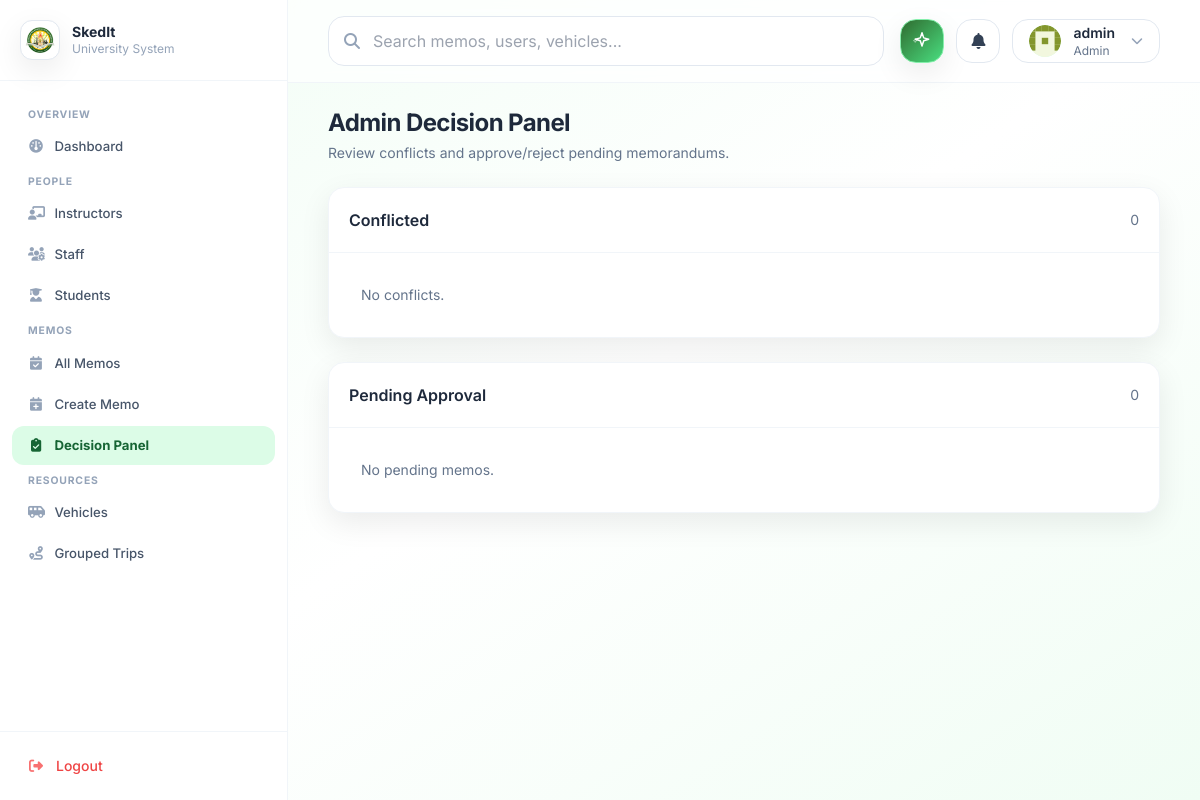
/decisions/ (signed in), run on an earlier commit of the app's database.
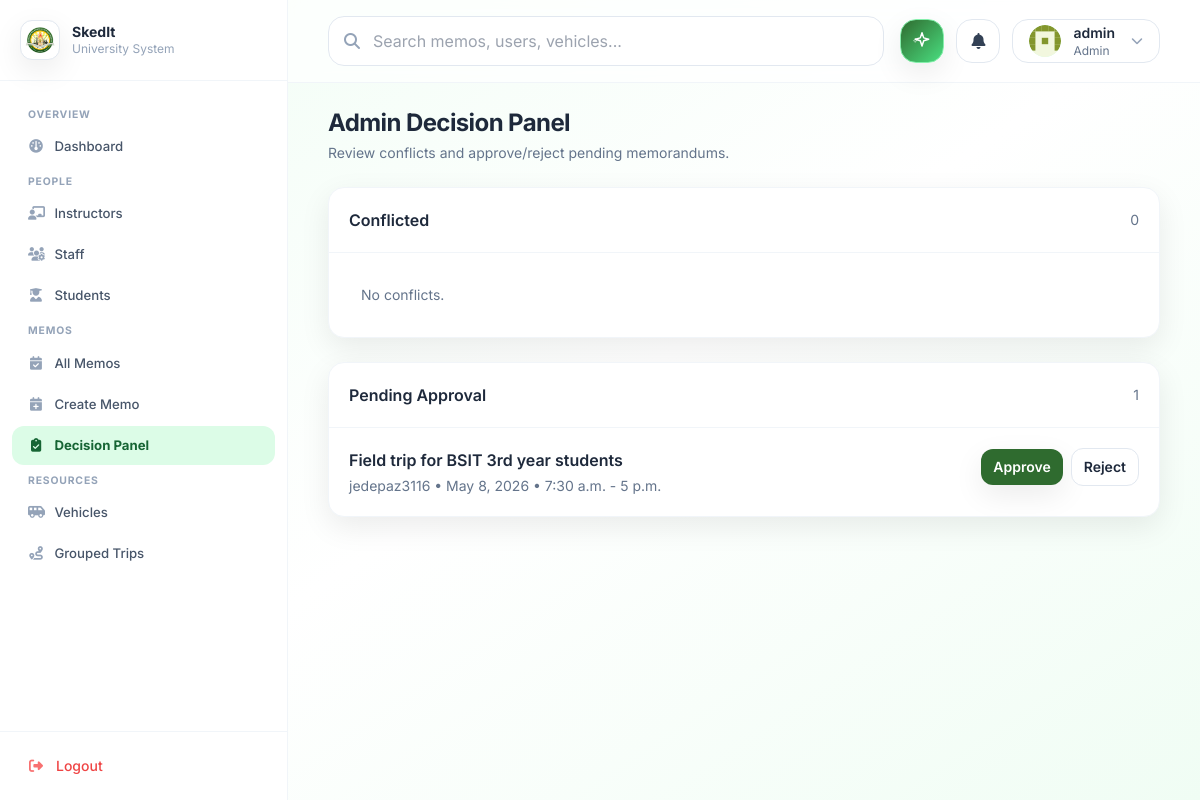
And on a later commit of the database.
### memos/models.py (models this page shows, shortened)
class Memo(models.Model):
    class Priority(models.TextChoices):
        LOW = "low", "Low"
        MEDIUM = "medium", "Medium"
        HIGH = "high", "High"
    class Status(models.TextChoices):
        DRAFT = "draft", "Draft"
        PENDING = "pending", "Pending"
        APPROVED = "approved", "Approved"
        REJECTED = "rejected", "Rejected"
        DELEGATED = "delegated", "Delegated"
        CONFLICT = "conflict", "Conflict"
    class Category(models.TextChoices):
        UNIVERSITY = "university", "University-wide"
        DEPARTMENT = "department", "Departmental"
        PERSONAL = "personal", "Personal/Individual"
    title = models.CharField(max_length=200)
    description = models.TextField(blank=True)
    created_by = models.ForeignKey(
        settings.AUTH_USER_MODEL,
        on_delete=models.SET_NULL,
        null=True,
        blank=True,
        related_name="created_memos",
    )
    assigned_user = models.ForeignKey(
        settings.AUTH_USER_MODEL, on_delete=models.CASCADE, related_name="memos"
    )
    date = models.DateField()
    start_time = models.TimeField()
    end_time = models.TimeField()
    venue = models.CharField(max_length=255, blank=True)
    destination = models.CharField(max_length=255, blank=True)
    priority = models.CharField(max_length=10, choices=Priority.choices, default=Priority.MEDIUM)
    required = models.BooleanField(default=False)
    category = models.CharField(max_length=20, choices=Category.choices, default=Category.DEPARTMENT)
    status = models.CharField(max_length=15, choices=Status.choices, default=Status.PENDING)
    delegated_to = models.ForeignKey(
        settings.AUTH_USER_MODEL,
        on_delete=models.SET_NULL,
        null=True,
        blank=True,
        related_name="delegated_memos",
    )
    created_at = models.DateTimeField(default=timezone.now, editable=False)
    updated_at = models.DateTimeField(auto_now=True)
    class Meta:
        ordering = ["-date", "start_time"]
        indexes = [
            models.Index(fields=["assigned_user", "date", "start_time", "end_time"]),
        ]

### memos/views.py (the view)
# urls.py: path("decisions/", views.decision_panel, name="decision_panel"),
@login_required
def decision_panel(request):
    if not _is_admin(request.user):
        messages.error(request, "You do not have permission to access this panel.")
        return redirect("accounts:post_login")
    conflicted = Memo.objects.filter(status=Memo.Status.CONFLICT).order_by("date", "start_time")
    pending = Memo.objects.filter(status=Memo.Status.PENDING).order_by("date", "start_time")
    return render(
        request,
        "memos/decision_panel.html",
        {"conflicted": conflicted, "pending": pending},
    )

### memos/views.py (called while the page is built)
def _is_admin(user) -> bool:
    if not user or not getattr(user, "is_authenticated", False):
        return False
    if getattr(user, "is_staff", False) or getattr(user, "is_superuser", False):
        return True
    role = getattr(getattr(user, "profile", None), "role", None)
    if Profile is not None:
        return role == Profile.Role.ADMIN
    return role == "admin"

### notifications/context_processors.py (called while the page is built)
def unread_notifications(request):
    user = getattr(request, "user", None)
    if not user or not getattr(user, "is_authenticated", False):
        return {
            "unread_notifications_count": 0,
            "recent_notifications": [],
        }
    return {
        "unread_notifications_count": Notification.objects.filter(user=user, is_read=False).count(),
        "recent_notifications": (
            Notification.objects.filter(user=user)
            .order_by("-created_at")[:8]
        ),
    }

### memos/templates/memos/decision_panel.html (shortened to what this page needs)
{% extends "base.html" %}
{% block content %}
<div class="flex items-center justify-between gap-4">
  <div>
    <h1 class="text-2xl font-bold tracking-tight">Admin Decision Panel</h1>
    <p class="text-sm text-slate-500 mt-1">Review conflicts and approve/reject pending memorandums.</p>
  </div>
</div>
<div class="mt-6 grid grid-cols-1 xl:grid-cols-2 gap-6">
  <div class="rounded-2xl bg-white border border-slate-100 shadow-soft overflow-hidden">
    <div class="p-5 border-b border-slate-100 flex items-center justify-between">
      <div class="font-semibold">Conflicted</div>
      <span class="text-sm text-slate-500">{{ conflicted|length }}</span>
    </div>
    <div class="divide-y divide-slate-100">
      {% for memo in conflicted %}
        <div class="p-5">
          <div class="flex items-start justify-between gap-4">
            <div>
              <div class="font-semibold">{{ memo.title }}</div>
              <div class="text-sm text-slate-500 mt-1">{{ memo.assigned_user }} • {{ memo.date }} • {{ memo.start_time }} - {{ memo.end_time }}</div>
            </div>
            <a class="px-3 py-2 rounded-xl bg-red-50 text-red-700 border border-red-100 text-sm font-semibold" href="{% url 'memos:memo_conflict' memo.pk %}">Review</a>
          </div>
        </div>
      {% empty %}
        <div class="p-8 text-sm text-slate-500">No conflicts.</div>
      {% endfor %}
    </div>
  </div>
  <div class="rounded-2xl bg-white border border-slate-100 shadow-soft overflow-hidden">
    <div class="p-5 border-b border-slate-100 flex items-center justify-between">
      <div class="font-semibold">Pending Approval</div>
      <span class="text-sm text-slate-500">{{ pending|length }}</span>
    </div>
    <div class="divide-y divide-slate-100">
      {% for memo in pending %}
        <div class="p-5">
          <div class="flex items-start justify-between gap-4">
            <div>
              <div class="font-semibold">{{ memo.title }}</div>
              <div class="text-sm text-slate-500 mt-1">{{ memo.assigned_user }} • {{ memo.date }} • {{ memo.start_time }} - {{ memo.end_time }}</div>
            </div>
            <div class="flex items-center gap-2">
              <form method="post" action="{% url 'memos:decision_approve' memo.pk %}">
                <button class="px-3 py-2 rounded-xl bg-uniGreen text-white text-sm font-semibold shadow-soft hover:opacity-95 transition" type="submit">Approve</button>
              </form>
              <form method="post" action="{% url 'memos:decision_reject' memo.pk %}">
                <button class="px-3 py-2 rounded-xl bg-white border border-slate-200 text-sm font-semibold hover:border-uniGold transition" type="submit">Reject</button>
              </form>
            </div>
          </div>
        </div>
      {% empty %}
        <div class="p-8 text-sm text-slate-500">No pending memos.</div>
      {% endfor %}
    </div>
  </div>
</div>
{% endblock %}

What changed in the data, as far as the page shows it:
added Memo: title "Field trip for BSIT 3rd year students", assigned_user "jedepaz3116", date "May 8, 2026", start_time "7:30 a.m.", end_time "5 p.m."
Also different on the page:
{{ pending|length }}: "0" → "1"
text no longer shown: "No pending memos."
